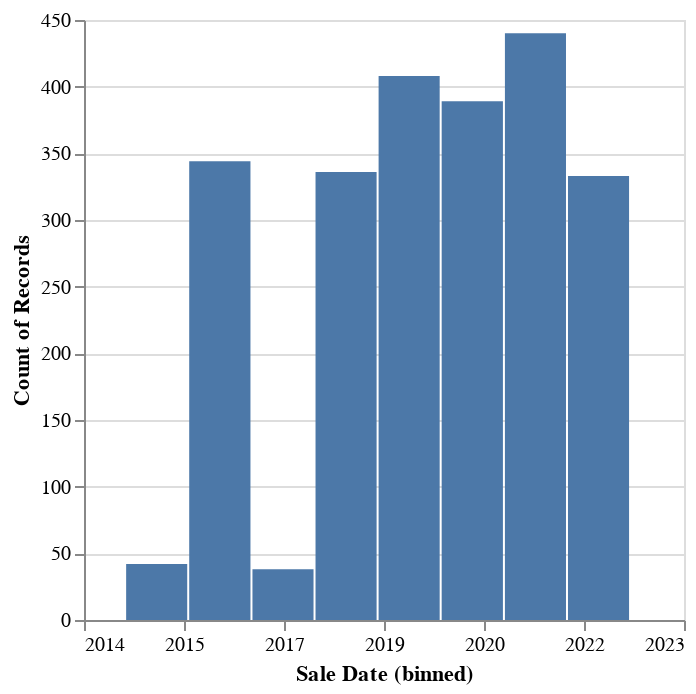

Here is the notebook cell this chart was saved with:
### Markdown cell above
Now let's filter for those that have the required data:

### Code cell
df.dropna(subset=["Location Id", "Sale Date", "Sale Price"], inplace=True)
alt.Chart(df).mark_bar().encode(
    alt.X("Sale Date", timeUnit="year").bin(),
    y="count()",
)

### Figure 1 — Vega-Lite specification as saved in the notebook (floating-point values rounded to 4 significant figures; data arrays with more than 128 entries replaced by an {"elided": "..."} marker saying what was removed)
{"config": {"view": {"continuousWidth": 300, "continuousHeight": 300}}, "data": {"name": "data-8ec999d195ff074a35db4e408ae0aa14"}, "mark": {"type": "bar"}, "encoding": {"x": {"bin": {}, "field": "Sale Date", "timeUnit": "year", "type": "temporal"}, "y": {"aggregate": "count", "type": "quantitative"}}, "$schema": "https://vega.github.io/schema/vega-lite/v5.6.1.json", "datasets": {"data-8ec999d195ff074a35db4e408ae0aa14": {"elided": "2330 records"}}}
